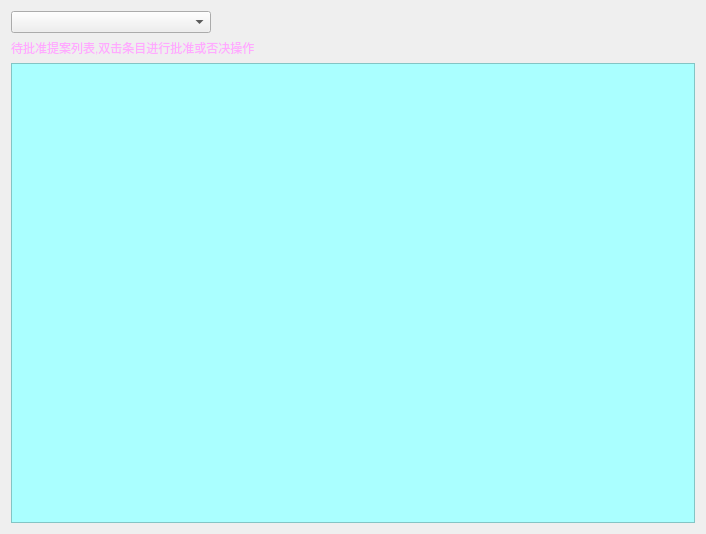
<?xml version="1.0" encoding="UTF-8"?>
<ui version="4.0">
 <class>Form</class>
 <widget class="QWidget" name="Form">
  <property name="geometry">
   <rect>
    <x>0</x>
    <y>0</y>
    <width>706</width>
    <height>534</height>
   </rect>
  </property>
  <property name="windowTitle">
   <string>待批准提案</string>
  </property>
  <layout class="QVBoxLayout" name="verticalLayout">
   <item>
    <layout class="QHBoxLayout" name="horizontalLayout">
     <item>
      <widget class="QComboBox" name="comboBox">
       <property name="sizePolicy">
        <sizepolicy hsizetype="MinimumExpanding" vsizetype="Fixed">
         <horstretch>0</horstretch>
         <verstretch>0</verstretch>
        </sizepolicy>
       </property>
       <property name="minimumSize">
        <size>
         <width>50</width>
         <height>0</height>
        </size>
       </property>
       <property name="maximumSize">
        <size>
         <width>200</width>
         <height>16777215</height>
        </size>
       </property>
      </widget>
     </item>
     <item>
      <spacer name="horizontalSpacer">
       <property name="orientation">
        <enum>Qt::Horizontal</enum>
       </property>
       <property name="sizeType">
        <enum>QSizePolicy::MinimumExpanding</enum>
       </property>
       <property name="sizeHint" stdset="0">
        <size>
         <width>30</width>
         <height>20</height>
        </size>
       </property>
      </spacer>
     </item>
    </layout>
   </item>
   <item>
    <widget class="QLabel" name="label">
     <property name="palette">
      <palette>
       <active>
        <colorrole role="WindowText">
         <brush brushstyle="SolidPattern">
          <color alpha="255">
           <red>255</red>
           <green>170</green>
           <blue>255</blue>
          </color>
         </brush>
        </colorrole>
        <colorrole role="Text">
         <brush brushstyle="SolidPattern">
          <color alpha="255">
           <red>255</red>
           <green>170</green>
           <blue>255</blue>
          </color>
         </brush>
        </colorrole>
        <colorrole role="ButtonText">
         <brush brushstyle="SolidPattern">
          <color alpha="255">
           <red>255</red>
           <green>170</green>
           <blue>255</blue>
          </color>
         </brush>
        </colorrole>
        <colorrole role="PlaceholderText">
         <brush brushstyle="NoBrush">
          <color alpha="128">
           <red>255</red>
           <green>170</green>
           <blue>255</blue>
          </color>
         </brush>
        </colorrole>
       </active>
       <inactive>
        <colorrole role="WindowText">
         <brush brushstyle="SolidPattern">
          <color alpha="255">
           <red>255</red>
           <green>170</green>
           <blue>255</blue>
          </color>
         </brush>
        </colorrole>
        <colorrole role="Text">
         <brush brushstyle="SolidPattern">
          <color alpha="255">
           <red>255</red>
           <green>170</green>
           <blue>255</blue>
          </color>
         </brush>
        </colorrole>
        <colorrole role="ButtonText">
         <brush brushstyle="SolidPattern">
          <color alpha="255">
           <red>255</red>
           <green>170</green>
           <blue>255</blue>
          </color>
         </brush>
        </colorrole>
        <colorrole role="PlaceholderText">
         <brush brushstyle="NoBrush">
          <color alpha="128">
           <red>255</red>
           <green>170</green>
           <blue>255</blue>
          </color>
         </brush>
        </colorrole>
       </inactive>
       <disabled>
        <colorrole role="WindowText">
         <brush brushstyle="SolidPattern">
          <color alpha="255">
           <red>255</red>
           <green>170</green>
           <blue>255</blue>
          </color>
         </brush>
        </colorrole>
        <colorrole role="Text">
         <brush brushstyle="SolidPattern">
          <color alpha="255">
           <red>255</red>
           <green>170</green>
           <blue>255</blue>
          </color>
         </brush>
        </colorrole>
        <colorrole role="ButtonText">
         <brush brushstyle="SolidPattern">
          <color alpha="255">
           <red>255</red>
           <green>170</green>
           <blue>255</blue>
          </color>
         </brush>
        </colorrole>
        <colorrole role="PlaceholderText">
         <brush brushstyle="NoBrush">
          <color alpha="128">
           <red>255</red>
           <green>170</green>
           <blue>255</blue>
          </color>
         </brush>
        </colorrole>
       </disabled>
      </palette>
     </property>
     <property name="styleSheet">
      <string notr="true">color: rgb(255, 170, 255);</string>
     </property>
     <property name="text">
      <string>待批准提案列表,双击条目进行批准或否决操作</string>
     </property>
    </widget>
   </item>
   <item>
    <widget class="QTableView" name="tableView">
     <property name="styleSheet">
      <string notr="true">background-color: rgb(170, 255, 255);</string>
     </property>
     <property name="selectionBehavior">
      <enum>QAbstractItemView::SelectRows</enum>
     </property>
     <attribute name="horizontalHeaderVisible">
      <bool>true</bool>
     </attribute>
     <attribute name="horizontalHeaderCascadingSectionResizes">
      <bool>true</bool>
     </attribute>
     <attribute name="horizontalHeaderHighlightSections">
      <bool>true</bool>
     </attribute>
     <attribute name="horizontalHeaderShowSortIndicator" stdset="0">
      <bool>true</bool>
     </attribute>
     <attribute name="horizontalHeaderStretchLastSection">
      <bool>true</bool>
     </attribute>
     <attribute name="verticalHeaderVisible">
      <bool>false</bool>
     </attribute>
     <attribute name="verticalHeaderHighlightSections">
      <bool>false</bool>
     </attribute>
    </widget>
   </item>
  </layout>
 </widget>
 <resources/>
 <connections/>
</ui>
